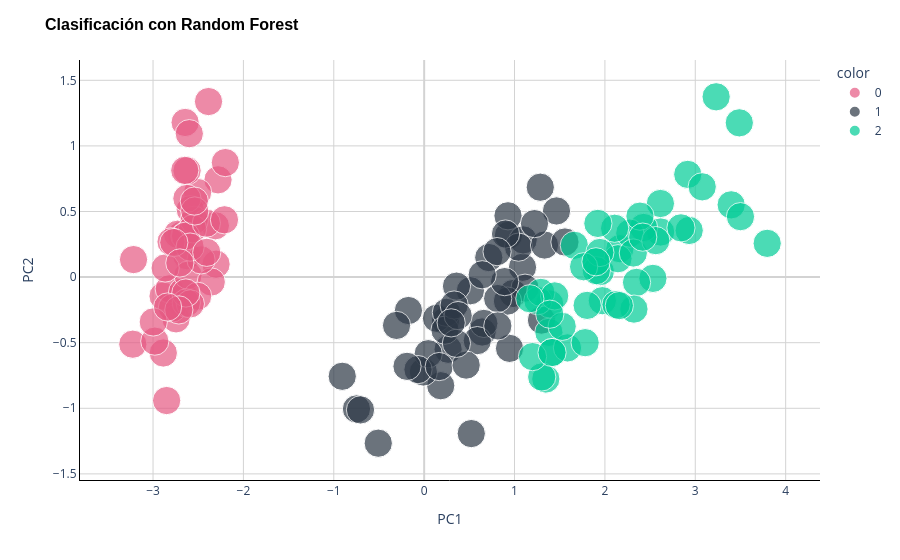

Notebook cell for this chart:
### Markdown cell above
Para ver los grupos graficamente, volvemos ajustar el modelo con todos los datos y con los hiperparámetros óptimos, así podemos comparar visualmente con el gráfico de arriba:

### Code cell
forest = RandomForestClassifier(**search.best_params_, random_state=42)
y_pred = forest.fit(pca, y).predict(pca)

# Existing scatter plot
figure = px.scatter(
    x=pca.iloc[:, 0],
    y=pca.iloc[:, 1],
    color=y_pred.astype(str),
    color_discrete_map={'0': '#E65983', '1': '#2D3846'},
    size=[1] * pca.shape[0],
)

# Update layout
figure.update_layout(
    title='Clasificación con Random Forest',
    title_font=dict(size=16, family='Arial', color='black', weight='bold'),
    xaxis_title='PC1',
    yaxis_title='PC2',
    plot_bgcolor='white',
    yaxis=dict(showgrid=True, gridcolor='LightGray', showline=True, linecolor='Black', zeroline=True, zerolinecolor='LightGray'),
    xaxis=dict(showgrid=True, gridcolor='LightGray', showline=True, linecolor='Black', zeroline=True, zerolinecolor='LightGray'),
)

figure.show()

### Figure 1 — Plotly figure (JSON) as saved in the notebook; plotly's stock layout.template omitted (floating-point values rounded to 4 significant figures)
{"data": [{"hovertemplate": "color=0<br>x=%{x}<br>y=%{y}<br>size=%{marker.size}<extra></extra>", "legendgroup": "0", "marker": {"color": "#E65983", "size": [1, 1, 1, 1, 1, 1, 1, 1, 1, 1, 1, 1, 1, 1, 1, 1, 1, 1, 1, 1, 1, 1, 1, 1, 1, 1, 1, 1, 1, 1, 1, 1, 1, 1, 1, 1, 1, 1, 1, 1, 1, 1, 1, 1, 1, 1, 1, 1, 1, 1], "sizemode": "area", "sizeref": 0.0025, "symbol": "circle"}, "mode": "markers", "name": "0", "orientation": "v", "showlegend": true, "type": "scatter", "x": [-2.684, -2.714, -2.889, -2.745, -2.729, -2.281, -2.821, -2.626, -2.886, -2.673, -2.507, -2.613, -2.786, -3.224, -2.645, -2.386, -2.624, -2.648, -2.2, -2.588, -2.31, -2.544, -3.216, -2.303, -2.356, -2.507, -2.469, -2.562, -2.64, -2.632, -2.587, -2.41, -2.649, -2.599, -2.637, -2.866, -2.625, -2.801, -2.981, -2.59, -2.77, -2.849, -2.997, -2.406, -2.209, -2.714, -2.538, -2.839, -2.543, -2.703], "xaxis": "x", "y": [0.3194, -0.177, -0.1449, -0.3183, 0.3268, 0.7413, -0.08946, 0.1634, -0.5783, -0.1138, 0.6451, 0.01473, -0.2351, -0.5114, 1.179, 1.338, 0.8107, 0.3118, 0.8728, 0.5136, 0.3913, 0.433, 0.1335, 0.09871, -0.03728, -0.146, 0.131, 0.3677, 0.312, -0.197, -0.2043, 0.4109, 0.8134, 1.093, -0.1213, 0.06936, 0.5994, 0.2686, -0.488, 0.229, 0.2635, -0.941, -0.3419, 0.1889, 0.4367, -0.2502, 0.5038, -0.2279, 0.5794, 0.1077], "yaxis": "y"}, {"hovertemplate": "color=1<br>x=%{x}<br>y=%{y}<br>size=%{marker.size}<extra></extra>", "legendgroup": "1", "marker": {"color": "#2D3846", "size": [1, 1, 1, 1, 1, 1, 1, 1, 1, 1, 1, 1, 1, 1, 1, 1, 1, 1, 1, 1, 1, 1, 1, 1, 1, 1, 1, 1, 1, 1, 1, 1, 1, 1, 1, 1, 1, 1, 1, 1, 1, 1, 1, 1, 1, 1, 1, 1, 1, 1], "sizemode": "area", "sizeref": 0.0025, "symbol": "circle"}, "mode": "markers", "name": "1", "orientation": "v", "showlegend": true, "type": "scatter", "x": [1.285, 0.9325, 1.464, 0.1833, 1.088, 0.6417, 1.095, -0.7491, 1.044, -0.008745, -0.5078, 0.5117, 0.265, 0.9849, -0.1739, 0.9279, 0.6603, 0.2361, 0.9447, 0.04523, 1.116, 0.3579, 1.298, 0.9217, 0.7149, 0.9002, 1.332, 1.558, 0.8133, -0.3056, -0.06813, -0.1896, 0.1364, 0.588, 0.8069, 1.221, 0.8151, 0.246, 0.1664, 0.4648, 0.8908, 0.2305, -0.7045, 0.357, 0.3319, 0.3762, 0.6426, -0.9065, 0.299, 0.5212], "xaxis": "x", "y": [0.6852, 0.3183, 0.5043, -0.828, 0.07459, -0.4182, 0.2835, -1.005, 0.2284, -0.7231, -1.266, -0.104, -0.55, -0.1248, -0.2549, 0.4672, -0.353, -0.3336, -0.5431, -0.5838, -0.08462, -0.06893, -0.3278, -0.1827, 0.1491, 0.3285, 0.2444, 0.2675, -0.1634, -0.3683, -0.7052, -0.6803, -0.314, -0.4843, 0.1942, 0.4076, -0.372, -0.2685, -0.6819, -0.6707, -0.03446, -0.4044, -1.012, -0.5049, -0.2127, -0.2932, 0.01774, -0.7561, -0.3489, -1.193], "yaxis": "y"}, {"hovertemplate": "color=2<br>x=%{x}<br>y=%{y}<br>size=%{marker.size}<extra></extra>", "legendgroup": "2", "marker": {"color": "#00cc96", "size": [1, 1, 1, 1, 1, 1, 1, 1, 1, 1, 1, 1, 1, 1, 1, 1, 1, 1, 1, 1, 1, 1, 1, 1, 1, 1, 1, 1, 1, 1, 1, 1, 1, 1, 1, 1, 1, 1, 1, 1, 1, 1, 1, 1, 1, 1, 1, 1, 1, 1], "sizemode": "area", "sizeref": 0.0025, "symbol": "circle"}, "mode": "markers", "name": "2", "orientation": "v", "showlegend": true, "type": "scatter", "x": [1.38, 2.531, 1.415, 2.617, 1.972, 2.35, 3.397, 2.933, 2.321, 2.917, 1.662, 1.803, 2.166, 1.346, 1.586, 1.904, 1.95, 3.487, 3.796, 1.301, 2.428, 1.199, 3.5, 1.389, 2.275, 2.614, 1.259, 1.291, 2.124, 2.388, 2.842, 3.231, 2.159, 1.444, 1.781, 3.076, 2.144, 1.905, 1.169, 2.108, 2.314, 1.922, 1.415, 2.563, 2.419, 1.944, 1.527, 1.764, 1.901, 1.39], "xaxis": "x", "y": [-0.421, -0.009849, -0.5749, 0.3439, -0.1797, -0.04026, 0.5508, 0.3555, -0.2438, 0.7828, 0.2422, -0.2156, 0.2163, -0.7768, -0.5396, 0.1193, 0.04194, 1.176, 0.2573, -0.7611, 0.3782, -0.6061, 0.4607, -0.2044, 0.335, 0.5609, -0.1797, -0.1167, -0.2097, 0.4646, 0.3753, 1.374, -0.2173, -0.1434, -0.4999, 0.6881, 0.1401, 0.0493, -0.165, 0.3723, 0.1837, 0.4092, -0.5749, 0.2779, 0.3048, 0.1875, -0.3753, 0.07886, 0.1166, -0.2827], "yaxis": "y"}], "layout": {"legend": {"itemsizing": "constant", "title": {"text": "color"}, "tracegroupgap": 0}, "margin": {"t": 60}, "plot_bgcolor": "white", "title": {"font": {"color": "black", "family": "Arial", "size": 16, "weight": "bold"}, "text": "Clasificación con Random Forest"}, "xaxis": {"anchor": "y", "domain": [0, 1], "gridcolor": "LightGray", "linecolor": "Black", "showgrid": true, "showline": true, "title": {"text": "PC1"}, "zeroline": true, "zerolinecolor": "LightGray"}, "yaxis": {"anchor": "x", "domain": [0, 1], "gridcolor": "LightGray", "linecolor": "Black", "showgrid": true, "showline": true, "title": {"text": "PC2"}, "zeroline": true, "zerolinecolor": "LightGray"}}}
